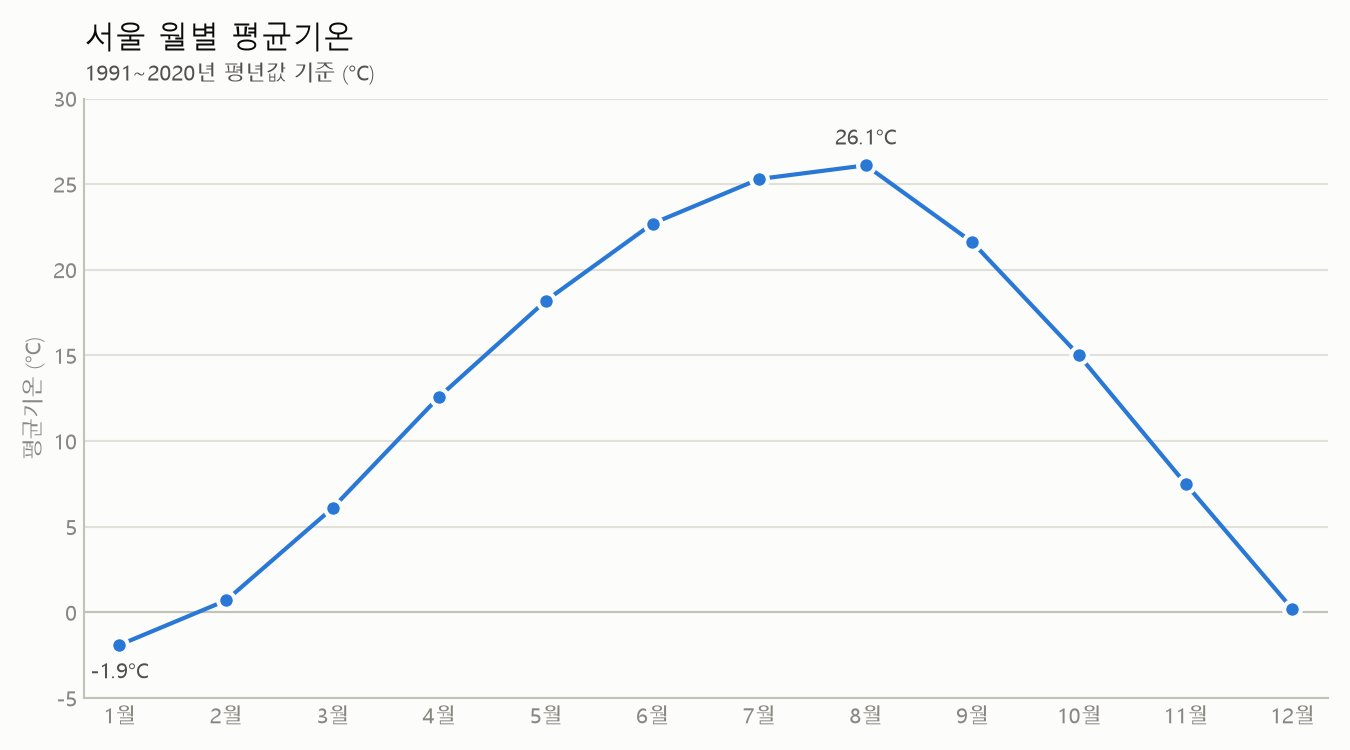

Reproduce this figure in Python.
"""서울 월별 평균기온(평년값) 꺾은선 그래프를 seoul_temp.png로 저장한다."""

from pathlib import Path

import matplotlib

matplotlib.use("Agg")

import matplotlib.pyplot as plt
from matplotlib import font_manager

# 기상청 1991~2020년 평년값(서울, 월평균기온, °C)을 소수점 한 자리로 반올림한 근사치
MONTHS = [f"{m}월" for m in range(1, 13)]
TEMPS = [-1.9, 0.7, 6.1, 12.6, 18.2, 22.7, 25.3, 26.1, 21.6, 15.0, 7.5, 0.2]

OUTPUT = Path(__file__).with_name("seoul_temp.png")

# 색상 토큰 (light surface 기준)
SURFACE = "#fcfcfb"
SERIES = "#2a78d6"
INK_PRIMARY = "#0b0b0b"
INK_SECONDARY = "#52514e"
INK_MUTED = "#898781"
GRID = "#e1e0d9"
AXIS = "#c3c2b7"

KOREAN_FONT_CANDIDATES = (
    "Malgun Gothic",  # Windows
    "Apple SD Gothic Neo",  # macOS
    "NanumGothic",  # Linux (fonts-nanum)
    "Noto Sans CJK KR",
    "Noto Sans KR",
)


def configure_korean_font() -> str | None:
    """설치된 한글 폰트 중 첫 번째를 matplotlib 기본 폰트로 지정한다."""
    installed = {f.name for f in font_manager.fontManager.ttflist}
    for name in KOREAN_FONT_CANDIDATES:
        if name in installed:
            plt.rcParams["font.family"] = name
            plt.rcParams["axes.unicode_minus"] = False  # 한글 폰트에서 '−' 깨짐 방지
            return name
    return None


def draw() -> None:
    fig, ax = plt.subplots(figsize=(9, 5), dpi=150)
    fig.set_facecolor(SURFACE)
    ax.set_facecolor(SURFACE)

    ax.plot(
        MONTHS,
        TEMPS,
        color=SERIES,
        linewidth=2,
        solid_joinstyle="round",
        solid_capstyle="round",
        marker="o",
        markersize=8,
        markerfacecolor=SERIES,
        markeredgecolor=SURFACE,
        markeredgewidth=2,
        zorder=3,
    )

    # 극값(최고/최저)만 직접 라벨링
    for idx, offset in ((TEMPS.index(max(TEMPS)), 10), (TEMPS.index(min(TEMPS)), -16)):
        ax.annotate(
            f"{TEMPS[idx]:.1f}°C",
            (idx, TEMPS[idx]),
            textcoords="offset points",
            xytext=(0, offset),
            ha="center",
            fontsize=10,
            color=INK_SECONDARY,
        )

    ax.set_title("서울 월별 평균기온", loc="left", fontsize=15, color=INK_PRIMARY, pad=24)
    ax.text(
        0, 1.03, "1991~2020년 평년값 기준 (°C)", transform=ax.transAxes,
        fontsize=10, color=INK_SECONDARY,
    )

    ax.yaxis.grid(True, color=GRID, linewidth=1)
    ax.set_axisbelow(True)
    for side in ("top", "right"):
        ax.spines[side].set_visible(False)
    for side in ("left", "bottom"):
        ax.spines[side].set_color(AXIS)
        ax.spines[side].set_linewidth(1)
    ax.axhline(0, color=AXIS, linewidth=1, zorder=1)

    ax.tick_params(colors=INK_MUTED, labelsize=10, length=0)
    ax.set_ylabel("평균기온 (°C)", color=INK_MUTED, fontsize=10)
    ax.set_ylim(-5, 30)
    ax.set_yticks(range(-5, 31, 5))
    ax.margins(x=0.03)

    fig.tight_layout()
    fig.savefig(OUTPUT, facecolor=SURFACE)
    plt.close(fig)


def main() -> None:
    font = configure_korean_font()
    if font is None:
        print("경고: 한글 폰트를 찾지 못해 한글이 깨질 수 있습니다. "
              f"후보 폰트: {', '.join(KOREAN_FONT_CANDIDATES)}")
    else:
        print(f"폰트: {font}")
    draw()
    print(f"저장 완료: {OUTPUT}")


if __name__ == "__main__":
    main()
